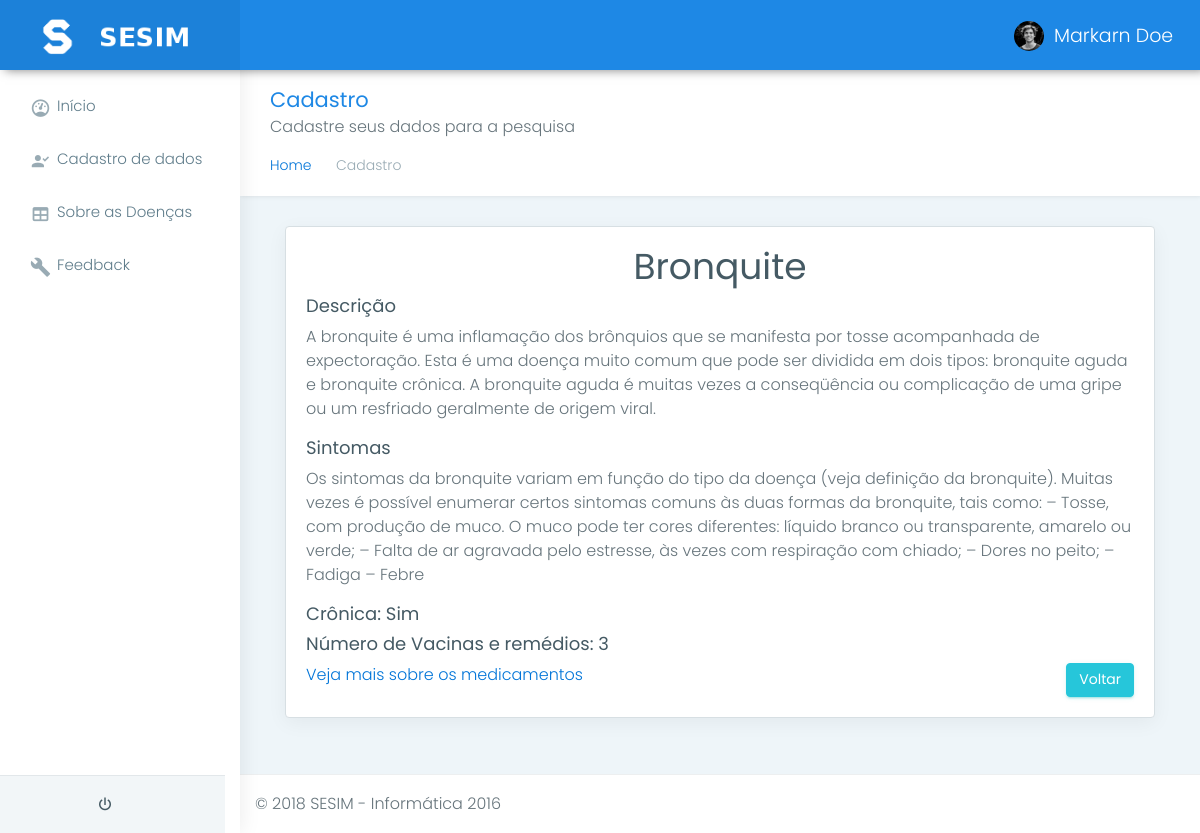
Screenshot of /tcc/user/lite/ver.php?id=Acne (signed in) with the database file from the repository.
### tables this page shows
CREATE TABLE `tb_doenca` (
  `id_doenca` int(11) NOT NULL,
  `nome_doenca` varchar(250) NOT NULL,
  `doenca_cronica` varchar(45) NOT NULL,
  `sintomas_doenca` longtext NOT NULL,
  `desc_doenca` longtext NOT NULL
);

### tcc/user/lite/ver.php (the view, shortened to what this page needs)
<!DOCTYPE html>
<html lang="en">
<head>
<?php include("include/header.php"); ?>
</head>
<body class="fix-header fix-sidebar card-no-border">
    <div id="main-wrapper">
        <header class="topbar">
            <nav class="navbar top-navbar navbar-toggleable-sm navbar-light">
                <div class="navbar-header">
                    <a class="navbar-brand" href="index.html">
                        <b>
                            <img src="../assets/images/slogo.png" style="width:50px;" alt="homepage" class="light-logo" />
                        </b>
                        <span>
                         <img src="../assets/images/sesim.png" style="width:120px;" class="light-logo" alt="homepage" /></span> </a>
                </div>
                <div class="navbar-collapse">
                    <ul class="navbar-nav my-lg-0">
                        <li class="nav-item dropdown">
                            <a class="nav-link dropdown-toggle text-muted waves-effect waves-dark" href="" data-toggle="dropdown" aria-haspopup="true" aria-expanded="false"><img src="../assets/images/users/1.jpg" alt="user" class="profile-pic m-r-10" />Markarn Doe</a>
                        </li>
                    </ul>
                </div>
            </nav>
        </header>
       <?php include("include/menu.php") ?>
        <div class="page-wrapper">
            <div class="container-fluid">
                <div class="row page-titles">
                    <div class="col-md-5 align-self-center">
                        <h3 class="text-themecolor m-b-0 m-t-0">Cadastro</h3>
                        <p>Cadastre seus dados para a pesquisa</p>
                        <ol class="breadcrumb">
                            <li class="breadcrumb-item"><a href="javascript:void(0)">Home</a></li>
                            <li class="breadcrumb-item active">Cadastro</li>
                        </ol>
                    </div>
                </div>
                <div class="row">
                    <div class="container">
<?php
    include('../../config/conect.php');
        $id = filter_input(INPUT_GET,'id',FILTER_DEFAULT);
        $select = "SELECT * FROM tb_doenca WHERE nome_doenca=:id";
        try{
            $result = $con->prepare($select);
            $result->bindParam(':id',$id,PDO::PARAM_INT);
            $result->execute();
              $contar = $result->rowCount();
              if ($contar > 0) {
                 while ($exibir = $result->FETCH(PDO::FETCH_OBJ)) {
                   $nome = $exibir-> nome_doenca;
                   $cronica = $exibir-> doenca_cronica;
                   $sintomas = $exibir-> sintomas_doenca;
                   $desc = $exibir-> desc_doenca;
                 }
               }else{
                echo '<div class ="alert alert-danger"><strong>AVISO ! </strong> Não há dados com o id informado :( </div>';
               }
        }catch(PDOException $e){
          echo "<b> ERROR PDO no Select : ! </b>".$e->getMessage();
        }
    ?>
                    <div class="col-lg-12 col-xlg-12 col-md-12">
                        <div class="card">
                            <div class="card-block">
                                <h1 class="text-center"><?php echo $nome ?></h1>
                                <h4>Descrição</h4>
                                <p><?php echo $desc; ?></p>
                                <h4>Sintomas</h4>
                                <p><?php echo $sintomas ?></p>
                               <?php
        $id = filter_input(INPUT_GET,'id',FILTER_DEFAULT);
        $qtv = "SELECT comb_vacina, count(*) AS qt FROM tb_vacina WHERE comb_vacina=:id GROUP BY comb_vacina ORDER BY count(*) DESC LIMIT 1
";
$quantidade = 0;
        try{
            $result = $con->prepare($qtv);
            $result->bindParam(':id',$id,PDO::PARAM_INT);
            $result->execute();
              $contar = $result->rowCount();
              if ($contar > 0) {
                 while ($exibir = $result->FETCH(PDO::FETCH_OBJ)) {
                   $quantidade = $exibir-> qt;
                 }
               }
        }catch(PDOException $e){
          echo "<b> ERROR PDO no Select : ! </b>".$e->getMessage();
        }
    ?>
        <h4>Crônica: <?php echo $cronica ?></h4>
                                <h4>Número de Vacinas e remédios: <?php echo $quantidade ?></h4>
                                <?php
                                if ($quantidade > 0) {
                                  echo '<a href="#"  data-toggle="modal" data-target=".bd-example-modal-lg">Veja mais sobre os medicamentos</a>';
                                }
                                 ?>
                    <a href="sobred.php" class="btn btn-success pull-right">Voltar</a>
                            </div>
                        </div>
                    </div>
                </div>
            </div>
            </div>
<?php include("include/rodape.php") ?>
</body>
</html>

### tcc/user/lite/css/colors/blue.css (style rules this page uses)
.topbar { background: #1e88e5; }
.topbar .navbar-header { background: rgba(0, 0, 0, 0.05); }
.topbar .top-navbar .navbar-header .navbar-brand .light-logo { display: inline-block; color: rgba(255, 255, 255, 0.8); }
.topbar .navbar-light .navbar-nav .nav-item > a.nav-link { color: #ffffff !important; }
.text-themecolor { color: #1e88e5 !important; }

### rows the page displays
tb_doenca: nome_doenca "Bronquite", desc_doenca "A bronquite é uma inflamação dos brônquios que se manifesta por tosse acompanhada de expectoração. Esta é uma doença muito comum que pode ser dividida em dois tipos: bronquite aguda e bronquite crônica. A bronquite aguda é muitas vezes a conseqüência ou complicação de uma gripe ou um resfriado geralmente de origem viral.", sintomas_doenca "Os sintomas da bronquite variam em função do tipo da doença (veja definição da bronquite). Muitas vezes é possível enumerar certos sintomas comuns às duas formas da bronquite, tais como: – Tosse, com produção de muco. O muco pode ter cores diferentes: líquido branco ou transparente, amarelo ou verde; – Falta de ar agravada pelo estresse, às vezes com respiração com chiado; – Dores no peito; – Fadiga – Febre", doenca_cronica "Sim"

### other values shown
$quantidade "3"
